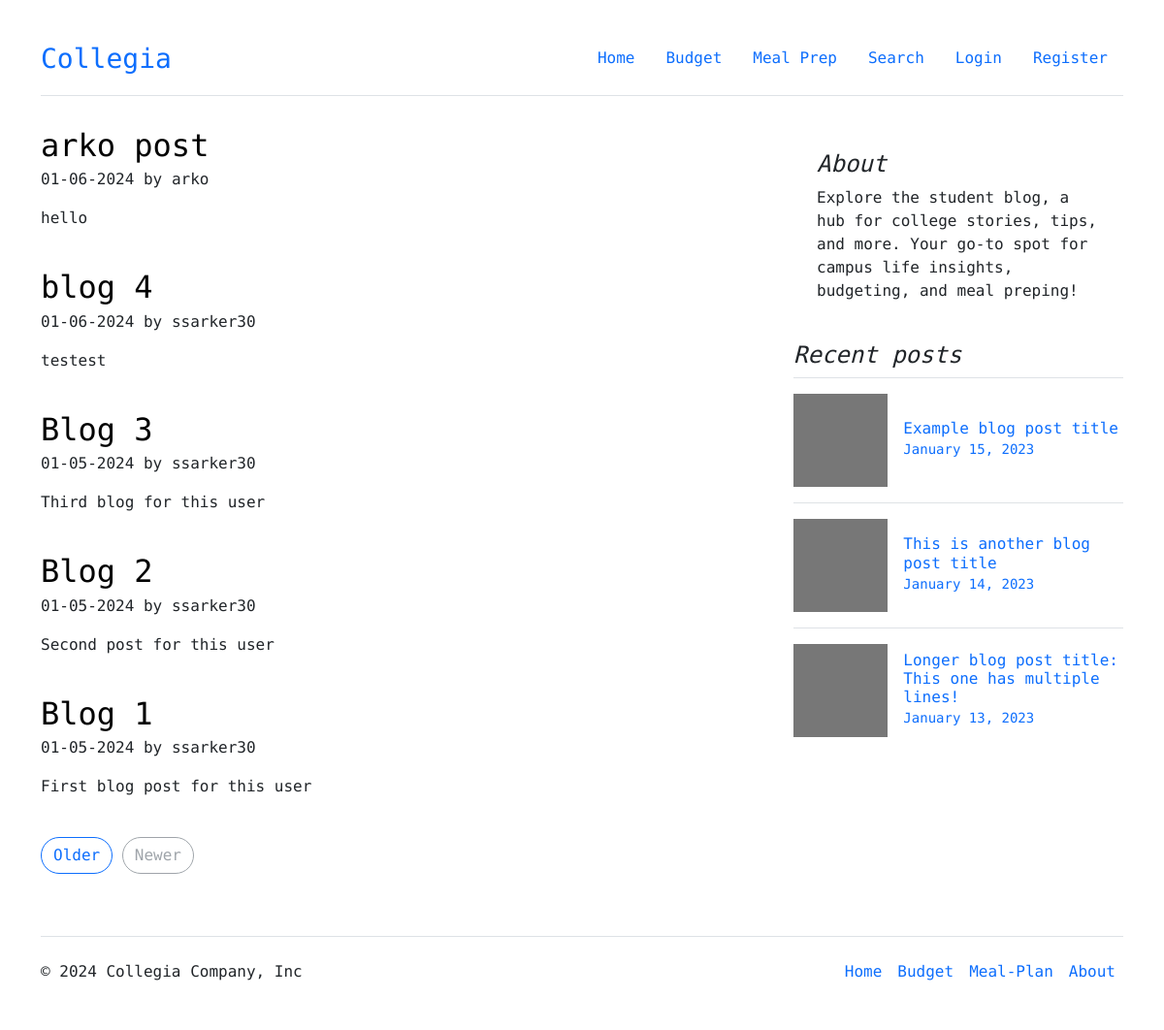
/, run on an earlier commit of the app's database.
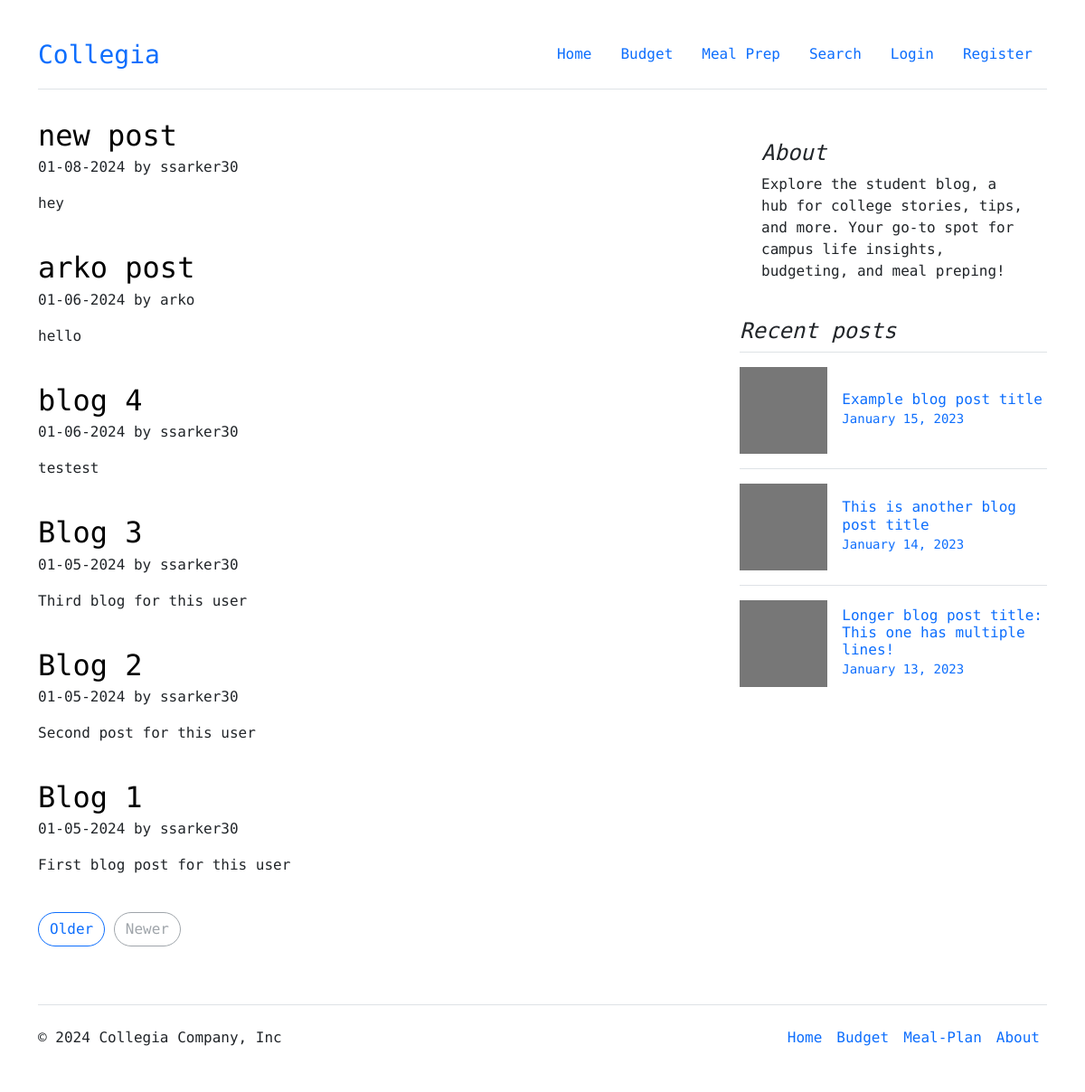
And on a later commit of the database.
### core/models.py (models this page shows, shortened)
class Post(models.Model):
  title = models.CharField(max_length=100)
  content = models.TextField()
  date_posted = models.DateTimeField(default=timezone.now)
  author = models.ForeignKey(User, on_delete=models.CASCADE)

### core/views.py (the view)
# urls.py: path('', PostListView.as_view(), name='home'),
class PostListView(ListView):
  model = Post
  template_name = 'core/home.html'
  context_object_name = 'posts'
  ordering = ['-date_posted']

### core/templates/core/home.html
{% extends "core/base.html" %}
{% block content %}
<div class="row g-5" style="margin-bottom: 4em;">
  <div class="col-md-8" style="padding-right: 3em;">
    {% for post in posts %}
    <article class="blog-post">
      <h2 class="display-5 link-body-emphasis mb-1 " style="font-size: 2em;"><a href="{% url 'detail' post.id %}" style="text-decoration: none; color: black;">{{ post.title }}</a></h2>
      <p class="blog-post-meta">{{ post.date_posted|date:"m-d-Y" }} by {{ post.author }}</p>
      <p>{{ post.content|safe }}</p>
    </article>
    <br>
    {% endfor %}
    <nav class="blog-pagination" aria-label="Pagination">
      <a class="btn btn-outline-primary rounded-pill" href="#">Older</a>
      <a class="btn btn-outline-secondary rounded-pill disabled" aria-disabled="true">Newer</a>
    </nav>
  </div>
  <div class="col-md-4">
    <div class="position-sticky" style="top: 2rem;">
      <div class="p-4 mb-3 bg-body-tertiary rounded">
        <h4 class="fst-italic">About</h4>
        <p class="mb-0">Explore the student blog, a hub for college stories, tips, and more. Your go-to spot for campus life insights, budgeting, and meal preping!</p>
      </div>
      <div>
        <h4 class="fst-italic">Recent posts</h4>
        <ul class="list-unstyled">
          <li>
            <a class="d-flex flex-column flex-lg-row gap-3 align-items-start align-items-lg-center py-3 link-body-emphasis text-decoration-none border-top" href="#">
              <svg class="bd-placeholder-img" width="100%" height="96" xmlns="http://www.w3.org/2000/svg" aria-hidden="true" preserveAspectRatio="xMidYMid slice" focusable="false"><rect width="100%" height="100%" fill="#777"></rect></svg>
              <div class="col-lg-8">
                <h6 class="mb-0">Example blog post title</h6>
                <small class="text-body-secondary">January 15, 2023</small>
              </div>
            </a>
          </li>
          <li>
            <a class="d-flex flex-column flex-lg-row gap-3 align-items-start align-items-lg-center py-3 link-body-emphasis text-decoration-none border-top" href="#">
              <svg class="bd-placeholder-img" width="100%" height="96" xmlns="http://www.w3.org/2000/svg" aria-hidden="true" preserveAspectRatio="xMidYMid slice" focusable="false"><rect width="100%" height="100%" fill="#777"></rect></svg>
              <div class="col-lg-8">
                <h6 class="mb-0">This is another blog post title</h6>
                <small class="text-body-secondary">January 14, 2023</small>
              </div>
            </a>
          </li>
          <li>
            <a class="d-flex flex-column flex-lg-row gap-3 align-items-start align-items-lg-center py-3 link-body-emphasis text-decoration-none border-top" href="#">
              <svg class="bd-placeholder-img" width="100%" height="96" xmlns="http://www.w3.org/2000/svg" aria-hidden="true" preserveAspectRatio="xMidYMid slice" focusable="false"><rect width="100%" height="100%" fill="#777"></rect></svg>
              <div class="col-lg-8">
                <h6 class="mb-0">Longer blog post title: This one has multiple lines!</h6>
                <small class="text-body-secondary">January 13, 2023</small>
              </div>
            </a>
          </li>
        </ul>
      </div>
    </div>
  </div>
</div>
{% endblock content %}

What changed in the data, as far as the page shows it:
added Post: title "new post", date_posted "01-08-2024", author "ssarker30", content "hey"
